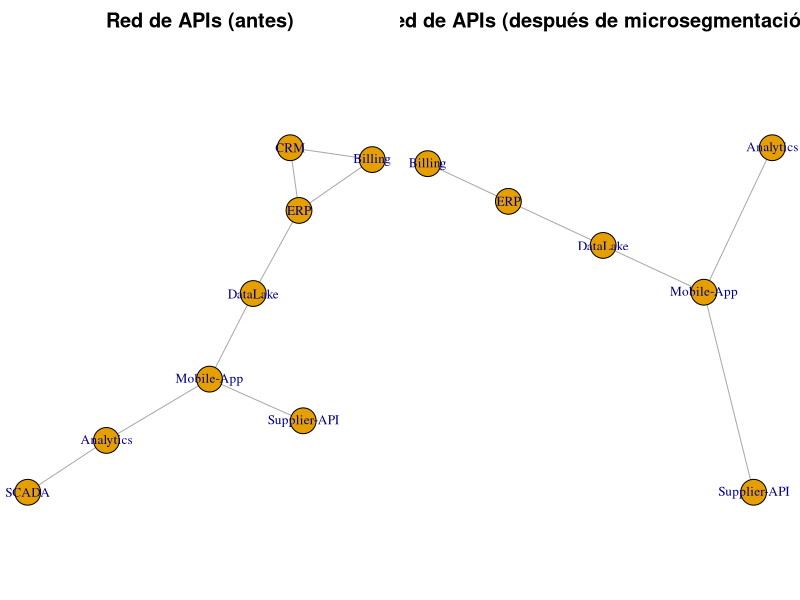

Here is the R script that generated this plot:

# 05_api_graph.R
# API exposure network; simulate micro-segmentation by removing risky edges
# Output: outputs/figures/05_api_graph_before_after.png

library(readr); library(dplyr); library(igraph); library(ggplot2); library(ggraph)

api <- read_csv("apis_exposure.csv")

# Build graph (before micro-segmentation)
g_before <- graph_from_data_frame(api, directed = FALSE)

# Micro-segmentation: drop 'high' risk or 'none' auth edges
api_after <- api %>% filter(!(risk == "high" | auth == "none"))
g_after <- graph_from_data_frame(api_after, directed = FALSE)

png("outputs/figures/05_api_graph_before_after.png", width = 1200, height = 500)
par(mfrow=c(1,2), mar=c(0,0,2,0))
plot(g_before, main="Red de APIs (antes)", vertex.size=15, vertex.label.cex=0.8)
plot(g_after, main="Red de APIs (después de microsegmentación)", vertex.size=15, vertex.label.cex=0.8)
dev.off()

cat(sprintf("Grado medio antes: %.2f\n", mean(degree(g_before))))
cat(sprintf("Grado medio después: %.2f\n", mean(degree(g_after))))
